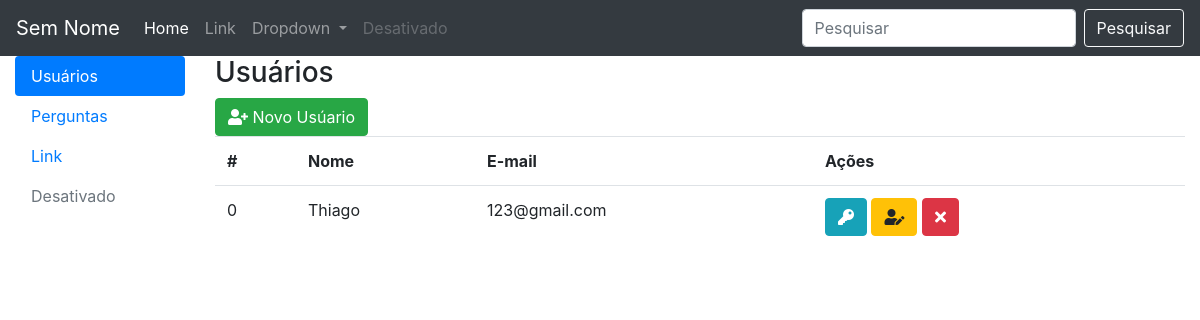
Before: /usuarios.php with the older database file.
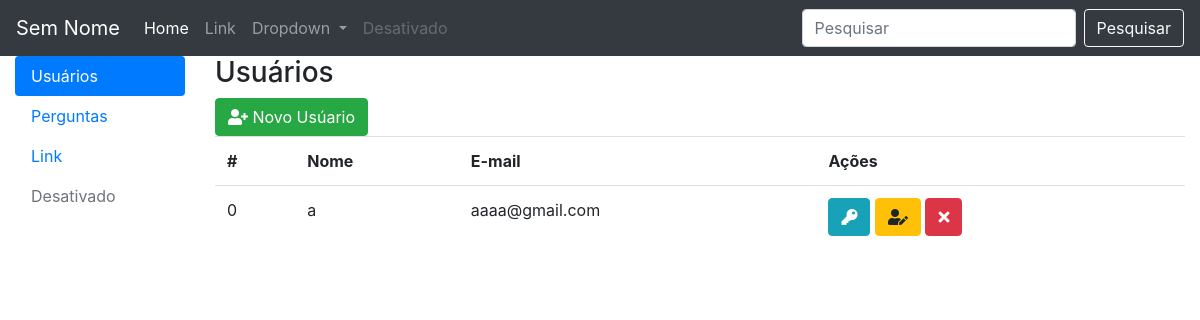
After: the same page with the newer database file.
### UsuarioDAO.php (called while the page is built, shortened)
<?php
class UsuarioDAO{
    private $con;
    function __construct(){
        $this->con = mysqli_connect("localhost", "root", "etecia", "projetopw");
    }
    public function buscar(){
        $sql = "SELECT * FROM usuário";
        $rs = $this->con->query($sql);
        $listaDeUsuarios = array();
        while ($linha = $rs->fetch_object ()){
            $listaDeUsuarios [] = $linha;
        }
        return $listaDeUsuarios;
    }
}
?>

### usuarios.php (the view, shortened to what this page needs)
<?php
include "UsuarioDAO.php";
$usuarioDAO = new UsuarioDAO ();
$lista = $usuarioDAO->buscar();
?>
<!DOCTYPE html>
<head>
    <link rel=" stylesheet" href="https://stackpath.bootstrapcdn.com/bootstrap/4.1.3/css/bootstrap.min.css"
>
    <link rel="stylesheet" type="text/css" href="css/all.min.css">
</head>
<body>
    <nav class="navbar navbar-expand-lg navbar navbar-dark bg-dark">
        <a class="navbar-brand" href="#">Sem Nome</a>
        <div class="collapse navbar-collapse" id="conteudoNavbarSuportado">
            <ul class="navbar-nav mr-auto">
                <li class="nav-item active">
                    <a class="nav-link" href="#">Home <span class="sr-only">(página atual)</span></a>
                </li>
                <li class="nav-item">
                    <a class="nav-link" href="#">Link</a>
                </li>
                <li class="nav-item dropdown">
                    <a class="nav-link dropdown-toggle" href="#" id="navbarDropdown" role="button"
                        data-toggle="dropdown" aria-haspopup="true" aria-expanded="false">
                        Dropdown
                    </a>
                </li>
                <li class="nav-item">
                    <a class="nav-link disabled" href="#">Desativado</a>
                </li>
            </ul>
            <form class="form-inline my-2 my-lg-0">
                <input class="form-control mr-sm-2" type="search" placeholder="Pesquisar" aria-label="Pesquisar">
                <button class="btn btn-outline-light my-2 my-sm-0" type="submit">Pesquisar</button>
            </form>
        </div>
    </nav>
    <div class="container-fluid">
        <div class="row">
            <div class="col-2">
                <ul class="nav flex-column nav-pills vertical">
                    <li class="nav-item">
                        <a class="nav-link active" href="usuarios">Usuários</a>
                    </li>
                    <li class="nav-item">
                        <a class="nav-link" href="pergunta">Perguntas</a>
                    </li>
                    <li class="nav-item">
                        <a class="nav-link" href="#">Link</a>
                    </li>
                    <li class="nav-item">
                        <a class="nav-link disabled" href="#">Desativado</a>
                    </li>
                </ul>
            </div>
            <div class="col-10">
                <h3>Usuários</h3>
                <button type="button" class="btn btn-success" data-toggle="modal" data-target="#modalnovo">
                    <i class="fas fa-user-plus"></i>
                    Novo Usúario
                </button>
                <table class="table">
                    <tr>
                        <th>#</th>
                        <th>Nome</th>
                        <th>E-mail</th>
                        <th>Ações</th>
                    </tr>
                    <?php foreach($lista as $usuario): ?>
                    <tr>
                        <td><?= $usuario -> idUsuario?></td>
                        <td><?= $usuario -> nome?></td>
                        <td><?= $usuario -> email?></td>
                        <td>
                            <button type="button" class="btn btn-info alterar-senha" data-toggle="modal" data-target="#modalsenha" data-id="<?=$usuario-> idUsuario?>">
                            <i class="fas fa-key"></i></button>
                            <button type="button" class="btn btn-warning alterar-email" data-toggle="modal" data-target="#modalemail" data-id="<?=$usuario-> idUsuario?>">
                            <i class="fas fa-user-edit"></i></button>
                            <a class="btn btn-danger" href ="UsuarioController.php?acao=apagar&id=<?=$usuario-> idUsuario?>">
                            <i class="fas fa-times"></i></a>
                        </td>
                    </tr>
                    <?php endforeach ?>
                </table>
            </div>
        </div>
    </div>
</body>
<html>

Changed rows visible on the page:
changed usuário id 0: nome "Thiago" → "a"; email "123@gmail.com" → "aaaa@gmail.com"
